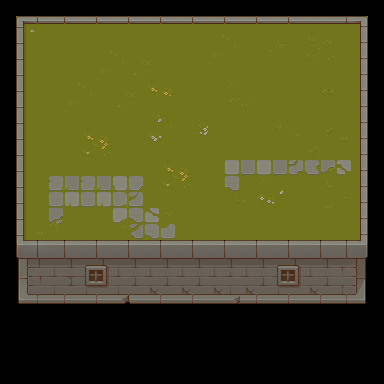

Rendered tile map (Tiled .tmx) drawn with the repository's tilesets; below, a short description and the full map source, tile grids included:
An orthogonal 24x24 tile map with 16x16 px tiles, 3 tile layers (grass, Tile Layer 3, Walls), 6 tilesets.

<map version="1.8" tiledversion="1.8.5" orientation="orthogonal" renderorder="right-down" width="24" height="24" tilewidth="16" tileheight="16" infinite="0" nextlayerid="5" nextobjectid="1">
 <tileset firstgid="1" name="Tileset Wall" tilewidth="32" tileheight="32" tilecount="256" columns="16">
  <image source="Texture/TX Tileset Wall.png" width="512" height="512" />
 </tileset>
 <tileset firstgid="257" name="Tileset Grass" tilewidth="32" tileheight="32" tilecount="64" columns="8">
  <image source="Texture/TX Tileset Grass.png" width="256" height="256" />
 </tileset>
 <tileset firstgid="321" name="Tileset Grass" tilewidth="32" tileheight="32" tilecount="64" columns="8">
  <image source="Texture/TX Tileset Grass.png" width="256" height="256" />
 </tileset>
 <tileset firstgid="385" name="Tileset Grass" tilewidth="32" tileheight="32" tilecount="64" columns="8">
  <image source="Texture/TX Tileset Grass.png" width="256" height="256" />
 </tileset>
 <tileset firstgid="449" name="Struct" tilewidth="32" tileheight="32" tilecount="256" columns="16">
  <image source="Texture/TX Struct.png" width="512" height="512" />
 </tileset>
 <tileset firstgid="705" name="Tileset Stone Ground" tilewidth="32" tileheight="32" tilecount="64" columns="8">
  <image source="Texture/TX Tileset Stone Ground.png" width="256" height="256" />
 </tileset>
 <layer id="3" name="grass" width="24" height="24">
  <data encoding="csv">
0,0,0,0,0,0,0,0,0,0,0,0,0,0,0,0,0,0,0,0,0,0,0,0,
0,0,0,0,0,0,0,0,0,0,0,0,0,0,0,0,0,0,0,0,0,0,0,0,
0,269,0,257,257,257,257,257,257,257,257,257,257,257,257,257,257,257,0,257,257,257,0,0,
0,257,257,257,257,257,257,257,257,257,257,257,257,257,257,257,257,257,257,257,0,257,0,0,
0,257,0,257,257,257,257,257,257,257,0,0,0,0,0,0,0,0,0,0,0,257,0,0,
0,257,0,257,0,270,270,270,270,270,257,257,257,257,257,257,257,257,257,257,0,257,0,0,
0,257,257,257,270,270,270,270,270,286,0,0,0,0,0,0,0,0,0,257,257,257,0,0,
0,257,257,257,270,270,270,257,270,270,257,257,257,257,257,257,257,257,257,257,257,257,0,0,
0,257,257,257,270,270,270,270,270,270,257,257,269,257,0,0,0,0,0,257,257,257,0,0,
0,0,257,257,257,0,270,270,270,0,0,0,0,257,257,257,257,257,0,257,257,257,0,0,
0,257,257,257,257,0,257,257,257,257,257,257,257,0,0,0,0,257,257,257,257,257,0,0,
0,257,257,0,257,257,257,257,257,257,257,257,257,257,257,257,0,0,0,0,257,257,0,0,
0,257,0,257,257,0,257,257,257,257,257,257,257,257,257,257,257,257,257,257,257,257,0,0,
0,257,257,0,0,0,0,0,0,0,0,0,0,0,0,0,0,0,0,0,0,257,0,0,
0,257,257,257,257,257,257,257,257,257,257,257,257,257,257,257,257,257,257,257,257,257,0,0,
0,0,0,0,0,0,0,0,0,0,0,0,0,0,0,0,0,0,0,0,0,0,0,0,
0,0,0,0,0,0,0,0,0,0,0,0,0,0,0,0,0,0,0,0,0,0,0,0,
0,0,0,0,0,0,0,0,0,0,0,0,0,0,0,0,0,0,0,0,0,0,0,0,
0,0,0,0,0,0,0,0,0,0,0,0,0,0,0,0,0,0,0,0,0,0,0,0,
0,0,0,0,0,0,0,0,0,0,0,0,0,0,0,0,0,0,0,0,0,0,0,0,
0,0,0,0,0,0,0,0,0,0,0,0,0,0,0,0,0,0,0,0,0,0,0,0,
0,0,0,0,0,0,0,0,0,0,0,0,0,0,0,0,0,0,0,0,0,0,0,0,
0,0,0,0,0,0,0,0,0,0,0,0,0,0,0,0,0,0,0,0,0,0,0,0,
0,0,0,0,0,0,0,0,0,0,0,0,0,0,0,0,0,0,0,0,0,0,0,0
</data>
 </layer>
 <layer id="4" name="Tile Layer 3" width="24" height="24">
  <data encoding="csv">
0,0,0,0,0,0,0,0,0,0,0,0,0,0,0,0,0,0,0,0,0,0,0,0,
0,0,0,0,0,0,0,0,0,0,0,0,0,0,0,0,0,0,0,0,0,0,0,0,
0,0,0,0,0,0,0,0,0,0,0,0,0,0,0,0,0,0,0,0,0,0,0,0,
0,0,0,0,0,0,0,0,0,0,0,0,0,274,0,0,284,0,0,282,0,0,0,0,
0,0,0,0,0,0,274,0,275,0,0,0,0,0,0,0,0,0,0,0,0,0,0,0,
0,0,0,0,0,0,0,0,0,0,0,0,0,0,0,0,0,0,0,0,0,0,0,0,
0,0,0,0,274,0,0,275,0,0,0,0,0,0,281,0,0,0,0,0,258,0,0,0,
0,0,0,0,0,0,0,0,0,0,0,0,0,0,0,0,0,0,0,0,0,0,0,0,
0,0,0,0,0,0,0,0,0,278,0,0,0,0,0,0,0,272,0,0,260,0,0,0,
0,0,0,0,0,286,0,0,0,0,0,0,0,0,0,0,0,0,0,0,0,0,0,0,
0,0,0,0,0,0,0,0,0,0,0,0,0,0,293,0,293,0,296,0,0,0,0,0,
0,0,0,0,0,0,0,0,0,0,286,0,0,0,0,0,0,0,0,0,304,0,0,0,
0,0,0,290,0,290,0,298,0,0,0,0,0,0,309,0,285,0,0,0,0,0,0,0,
0,0,0,0,0,0,0,0,0,0,0,0,0,0,0,0,0,0,0,0,259,0,0,0,
0,0,315,0,0,0,0,314,0,318,0,0,0,0,0,0,0,0,0,0,0,0,0,0,
0,0,0,0,0,0,0,0,0,0,0,0,0,0,0,0,0,0,0,0,0,0,0,0,
0,0,0,0,0,0,0,0,0,0,0,0,0,0,0,0,0,0,0,0,0,0,0,0,
0,0,0,0,0,0,0,0,0,0,0,0,0,0,0,0,0,0,0,0,0,0,0,0,
0,0,0,0,0,0,0,0,0,0,0,0,0,0,0,0,0,0,0,0,0,0,0,0,
0,0,0,0,0,0,0,0,0,0,0,0,0,0,0,0,0,0,0,0,0,0,0,0,
0,0,0,0,0,0,0,0,0,0,0,0,0,0,0,0,0,0,0,0,0,0,0,0,
0,0,0,0,0,0,0,0,0,0,0,0,0,0,0,0,0,0,0,0,0,0,0,0,
0,0,0,0,0,0,0,0,0,0,0,0,0,0,0,0,0,0,0,0,0,0,0,0,
0,0,0,0,0,0,0,0,0,0,0,0,0,0,0,0,0,0,0,0,0,0,0,0
</data>
 </layer>
 <layer id="1" name="Walls" width="24" height="24">
  <data encoding="csv">
0,0,0,0,0,0,0,0,0,0,0,0,0,0,0,0,0,0,0,0,0,0,0,0,
0,0,0,0,0,0,0,0,0,0,0,0,0,0,0,0,0,0,0,0,0,0,0,0,
0,18,0,19,0,19,0,19,0,19,0,19,0,19,0,19,0,19,0,19,19,20,0,0,
0,0,0,0,0,0,0,0,0,0,0,0,0,0,0,0,0,0,0,0,0,0,0,0,
0,34,0,0,0,0,0,0,0,0,0,0,0,0,0,0,0,0,0,0,0,36,0,0,
0,0,0,0,0,0,0,0,0,0,0,0,0,0,0,0,0,0,0,0,0,0,0,0,
0,34,0,0,0,0,0,0,0,0,0,0,0,0,0,0,0,0,0,0,0,36,0,0,
0,0,0,0,0,0,0,0,0,0,0,0,0,0,0,0,0,0,0,0,0,0,0,0,
0,34,0,0,0,0,0,0,0,0,0,0,0,0,0,0,0,0,0,0,0,36,0,0,
0,0,0,0,0,0,0,0,0,0,0,0,0,0,0,0,0,0,0,0,0,0,0,0,
0,34,0,0,0,0,0,0,0,0,0,0,0,0,0,0,0,0,0,0,0,36,0,0,
0,0,0,0,0,0,0,0,0,0,0,0,0,0,0,0,0,0,0,0,0,0,0,0,
0,34,0,0,0,0,0,0,0,0,0,0,0,0,0,0,0,0,0,0,0,36,0,0,
0,0,0,0,0,0,0,0,0,0,0,0,0,0,0,0,0,0,0,0,0,0,0,0,
0,34,0,0,0,0,0,0,0,0,0,0,0,0,0,0,0,0,0,0,0,36,0,0,
0,0,0,0,0,0,0,0,0,0,0,0,0,0,0,0,0,0,0,0,0,0,0,0,
0,50,0,51,0,103,0,51,0,51,0,51,0,51,0,51,0,103,0,51,0,52,0,0,
0,0,0,0,0,0,0,0,0,0,0,0,0,0,0,0,0,0,0,0,0,0,0,0,
0,66,0,114,0,119,0,115,0,116,0,116,0,116,115,116,0,119,0,116,0,68,0,0,
0,0,0,0,0,0,0,0,0,0,0,0,0,0,0,0,0,0,0,0,0,0,0,0,
0,0,0,0,0,0,0,0,0,0,0,0,0,0,0,0,0,0,0,0,0,0,0,0,
0,0,0,0,0,0,0,0,0,0,0,0,0,0,0,0,0,0,0,0,0,0,0,0,
0,0,0,0,0,0,0,0,0,0,0,0,0,0,0,0,0,0,0,0,0,0,0,0,
0,0,0,0,0,0,0,0,0,0,0,0,0,0,0,0,0,0,0,0,0,0,0,0
</data>
 </layer>
</map>
